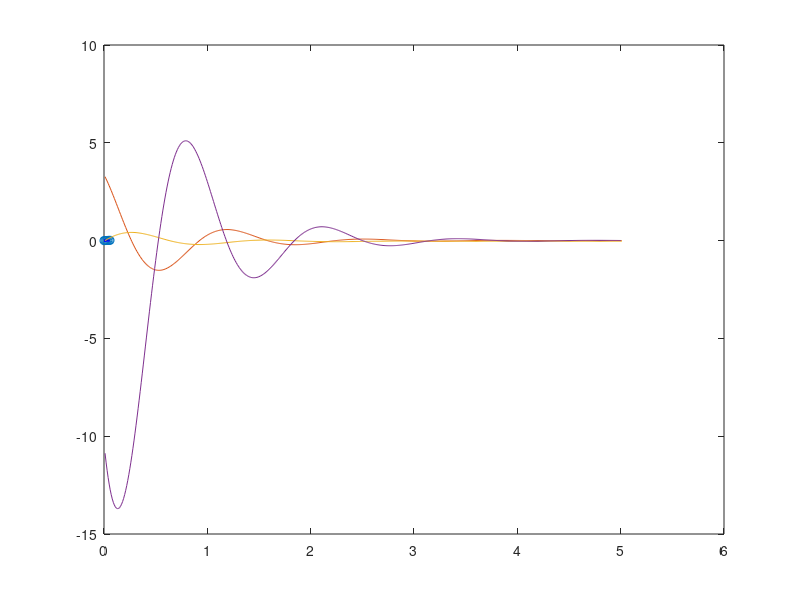

MATLAB code for this plot:
%% aula 1.6 exercicio 1

m = [0 0.009 0.018 0.027 0.036 0.049 0.058];
d = [0 0.002 0.004 0.0055 0.0085 0.012 0.0135];

m1 = linspace(0,0.054, 7);
y = interp1(m,d,m1, 'linear');
plot(m, d, 'o')
hold on
plot(m1,y, 'b', 'LineWidth', 2)

%% aula 1.6 exercicio 2
t = 0.01:0.01:5.01;
vel = 3.37*exp(-1.5*t).*cos(4.77*t)-1.06*exp(-1.5*t).*sin(4.77*t);
ac = diff(vel)/0.01;
des = cumtrapz(t,vel);
plot(t,vel)
hold on
plot(t, des)
hold on 
plot(t(:,1:length(ac)), ac)
